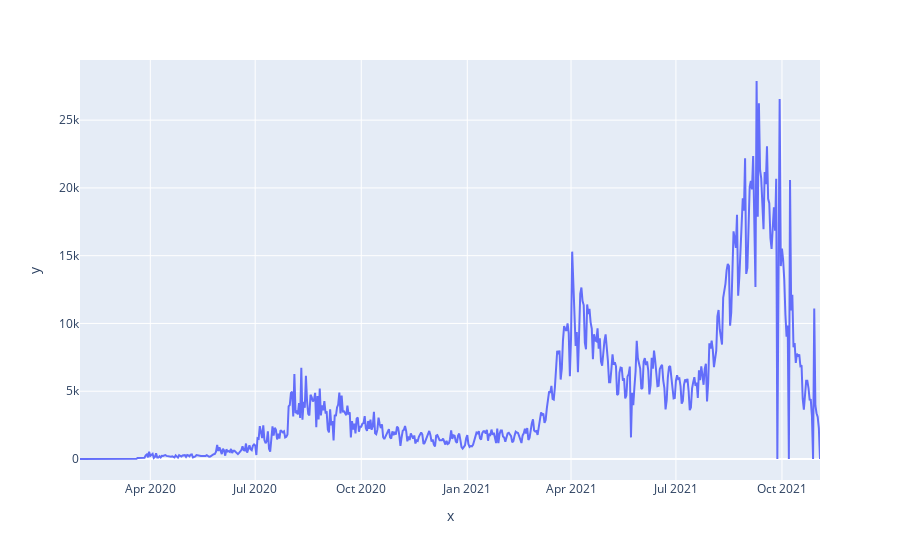

Notebook cell for this chart:
### Code cell
fig = px.line(df, x=data['Date'], y=data['DailyCases'])
fig.show()

### Figure 1 — Plotly figure (JSON) as saved in the notebook; plotly's stock layout.template omitted (floating-point values rounded to 4 significant figures; data arrays with more than 128 entries replaced by an {"elided": "..."} marker saying what was removed)
{"data": [{"hovertemplate": "x=%{x}<br>y=%{y}<extra></extra>", "legendgroup": "", "line": {"color": "#636efa", "dash": "solid"}, "marker": {"symbol": "circle"}, "mode": "lines", "name": "", "orientation": "v", "showlegend": false, "type": "scatter", "x": {"elided": "643 str values"}, "xaxis": "x", "y": {"elided": "643 int values"}, "yaxis": "y"}], "layout": {"legend": {"tracegroupgap": 0}, "margin": {"t": 60}, "xaxis": {"anchor": "y", "domain": [0, 1], "title": {"text": "x"}}, "yaxis": {"anchor": "x", "domain": [0, 1], "title": {"text": "y"}}}}
